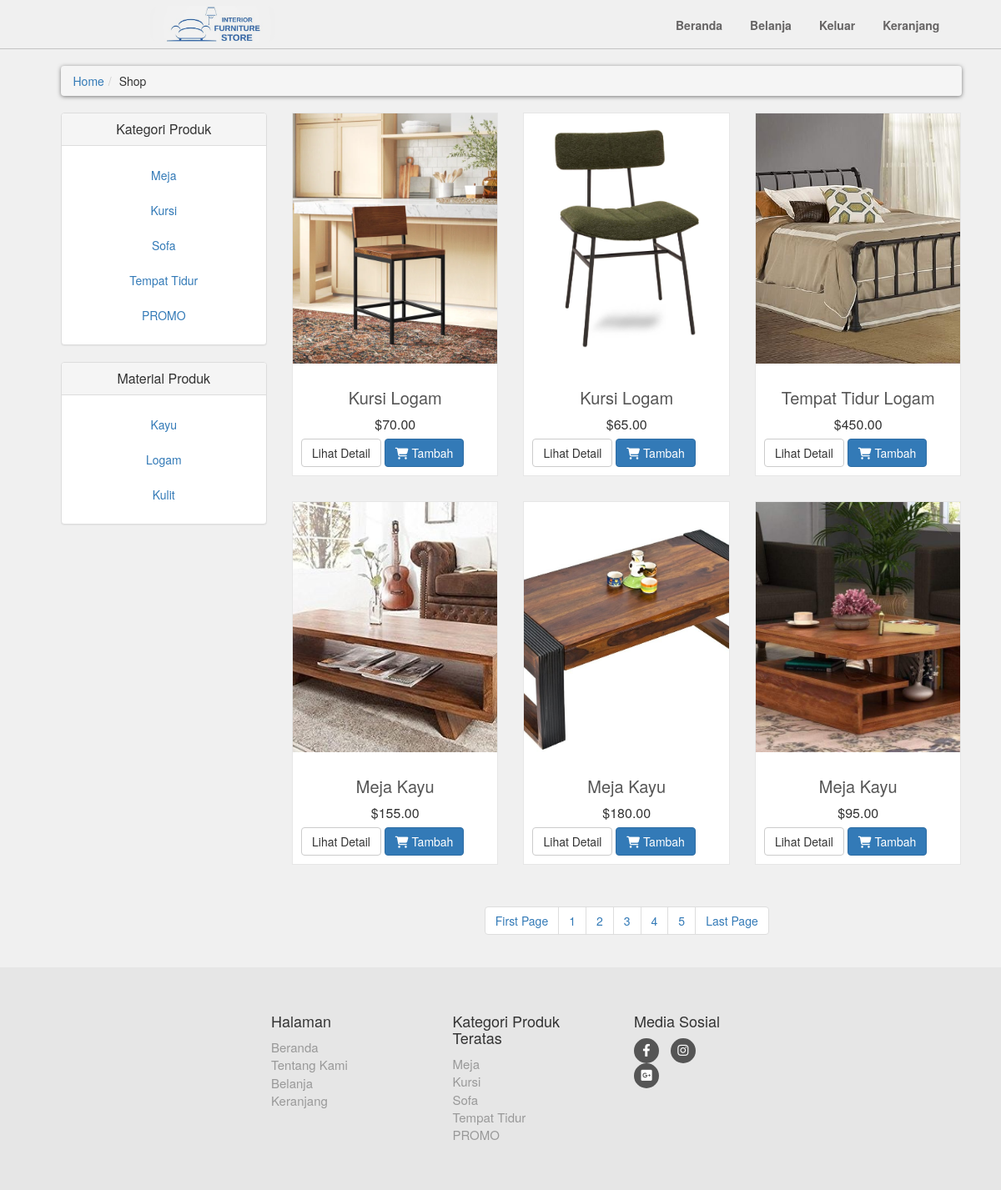
Page /shop.php?page=3 (signed in) on the committed database.
### tables this page shows
CREATE TABLE `product_categories` (
  `p_category_id` int(10) NOT NULL,
  `p_category_title` varchar(50) NOT NULL,
  `p_category_desc` varchar(200) NOT NULL
);

CREATE TABLE `product_material` (
  `p_material_id` int(10) NOT NULL,
  `p_material_title` varchar(50) NOT NULL,
  `p_material_desc` varchar(200) NOT NULL
);

CREATE TABLE `products` (
  `product_id` bigint(8) NOT NULL,
  `p_category_id` int(10) NOT NULL,
  `p_material_id` int(10) NOT NULL,
  `product_title` varchar(50) NOT NULL,
  `product_description` varchar(120) NOT NULL,
  `product_price` decimal(7,2) NOT NULL,
  `product_discount` int(4) NOT NULL,
  `product_image1` text NOT NULL,
  `product_image2` text NOT NULL,
  `product_image3` text NOT NULL
);

### shop.php (the view, shortened to what this page needs)
<?php
    include("includes/header.php");
?>
<div id="content">
    <div class="container">
        <div class="col-md-12">
            <ul class="breadcrumb">
                <li><a href="index.php">Home</a></li>
                <li>Shop</li>
            </ul>
        </div>
        <div class="col-md-3">
            <?php include("includes/sidebar.php"); ?>
        </div>
        <div class="col-md-9">
            <div class="row">
                <?php
                if (!isset($_SESSION['user'])) {
                    echo "<div class='alert alert-warning'>Silakan <a href='login.php'>login</a> terlebih dahulu untuk melihat produk.</div>";
                } else {
                    $per_page = 6;
                    if (isset($_GET['page'])) {
                        $page = $_GET['page'];
                    } else {
                        $page = 1;
                    }
                    $start_from = ($page - 1) * $per_page;
                    $get_products = "SELECT *
                                    FROM products
                                    JOIN product_categories ON products.p_category_id = product_categories.p_category_id
                                    WHERE product_categories.p_category_title != 'SALE'
                                    ORDER BY 1 DESC LIMIT $start_from, $per_page";
                    $run_products = mysqli_query($con, $get_products);
                    while ($row_products = mysqli_fetch_array($run_products)) {
                        $pro_id = $row_products['product_id'];
                        $pro_title = $row_products['product_title'];
                        $pro_price = $row_products['product_price'];
                        $pro_image1 = $row_products['product_image1'];
                        echo "
                            <div class='col-md-4 col-sm-6 center-responsive'>
                                <div class='product'>
                                    <a href='details.php?pro_id=$pro_id'>
                                        <img class='img-responsive' src='product_images/$pro_image1'>
                                    </a>
                                    <div class='text'>
                                        <h3>
                                            <a href='details.php?pro_id=$pro_id'>
                                                $pro_title
                                            </a>
                                        </h3>
                                        <p class='price'>
                                            $$pro_price
                                        </p>
                                        <p class='buttons'>
                                            <a class='btn btn-default' href='details.php?pro_id=$pro_id'>
                                                Lihat Detail
                                            </a>
                                            <a class='btn btn-primary add-to-cart-btn' href='cart.php?pro_id=$pro_id'>
                                                <i class='fa fa-shopping-cart'></i> Tambah
                                            </a>
                                        </p>
                                    </div>
                                </div>
                            </div>
                        ";
                    }
                ?>
            </div>
            <center>
                <ul class="pagination">
                    <?php
                    $query = "SELECT *
                                FROM products
                                JOIN product_categories ON products.p_category_id = product_categories.p_category_id
                                WHERE product_categories.p_category_title != 'SALE'";
                    $result = mysqli_query($con, $query);
                    $total_records = mysqli_num_rows($result);
                    $total_pages = ceil($total_records / $per_page);
                    echo "<li><a href='shop.php?page=1'>First Page</a></li>";
                    for ($i = 1; $i <= $total_pages; $i++) {
                        echo "<li><a href='shop.php?page=$i'>$i</a></li>";
                    };
                    echo "<li><a href='shop.php?page=$total_pages'>Last Page</a></li>";
                    ?>
                </ul>
            </center>
            <?php } ?>
        </div>
    </div>
</div>
<?php
    include("includes/footer.php");
?>
</body>
</html>

### includes/functions.php (shortened to what this page needs)
<?php
$db = mysqli_connect("localhost", "root", "", "joviweb3");
function getPCategories(){
    global $db;
    $get_p_categories = "select * from product_categories";
    $run_p_categories = mysqli_query($db, $get_p_categories);
    while($row_p_categories=mysqli_fetch_array($run_p_categories)){
        $p_category_id = $row_p_categories['p_category_id'];
        $p_category_title = $row_p_categories['p_category_title'];
        if($p_category_title == 'SALE'){
            echo "
                <li>
                    <a style='color:red;' class= 'text-center' href='shop.php?p_categories=$p_category_id'> $p_category_title </a>
                </li>
            ";
        }else
            echo "
            <li>
                <a class= 'text-center' href='shop.php?p_categories=$p_category_id'> $p_category_title </a>
            </li>
        ";}
}
function getMaterial(){
    global $db;
    $get_p_material = "select * from product_material";
    $run_p_material = mysqli_query($db, $get_p_material);
    while($row_p_material=mysqli_fetch_array($run_p_material)){
        $p_material_id = $row_p_material['p_material_id'];
        $p_material_title = $row_p_material['p_material_title'];
        echo "
            <li>
                <a class= 'text-center' href='shop.php?p_material=$p_material_id'> $p_material_title </a>
            </li>
        ";
    }
}
?>

### includes/footer.php (shortened to what this page needs)
<div id="footer">
    <div class="holder">
        <div class="row justify-content-center">
            <div class="col-sm-6 col-md-3">
                <h4>Halaman</h4>
                <ul>
                    <li><a href="index.php">Beranda</a></li>
                    <li><a href="index.php">Tentang Kami</a></li>
                    <?php if(isset($_SESSION['user'])): ?>
                        <li><a href="shop.php">Belanja</a></li>
                        <li><a href="cart.php">Keranjang</a></li>
                    <?php else: ?>
                        <li><a href="login.php">Belanja </a></li>
                        <li><a href="login.php">Keranjang </a></li>
                    <?php endif; ?>
                </ul>
            </div>
            <div class="com-sm-6 col-md-3">
            <h4>Kategori Produk Teratas</h4>
            <ul>
                <?php
                    $get_p_categories = "select * from product_categories";
                    $run_p_categories = mysqli_query($db, $get_p_categories);
                    while($row_p_categories=mysqli_fetch_array($run_p_categories)){
                        $p_category_id = $row_p_categories['p_category_id'];
                        $p_category_title = $row_p_categories['p_category_title'];
                        if(isset($_SESSION['user'])){
                            echo "
                                <li>
                                    <a href ='shop.php?p_categories=$p_category_id'>
                                        $p_category_title
                                    </a>
                                </li>
                            ";
                        }
                    }
                ?>
            </ul>
        </div>
            <div class="col-sm-6 col-md-2">
                <h4>Media Sosial</h4>
                <p class="social">
                    <a href="https://www.facebook.com/IstimewaPremiumFurniture?mibextid=ZbWKwL" class="fa-brands fa-facebook-f"></a>
                    <a href="https://www.instagram.com/istimewa_furniture?igsh=MXNmdjY4ZnE1YmRvNg==" class="fa-brands fa-instagram"></a>
                    <a href="https://www.lalamove.com/id/blog/pengiriman-furniture-rumah-minimalis/" class="fa-brands fa-square-google-plus"></a>
                </p>
            </div>
        </div>
    </div>
</div>

### style/style.css (style rules this page uses)
* { box-sizing: border-box; margin: 0; padding: 0; }
ul, li, dl, ol, p, a, img { margin: 0; padding: 0; }
body { font-size: 14px; line-height: 1.42857143; color: #333333; background-color: #f0f0f0 !important; font-family: 'Roboto', sans-serif; }
.holder { width: 70%; margin: 0 auto; }
img { max-width: 100%; }
#content img { width: 100%; object-fit: cover; max-width: none; min-height: 300px; max-height: 300px; }
#content { padding-left: 25px; }
#content .product { background-color: #ffffff; border: 1px solid #e6e6e6; margin-bottom: 30px; box-sizing: border-box; }
#content .product .text { padding: 10px 10px 0; }
#content .product .text p.price { font-size: 16px; text-align: center; font-weight: 400; margin-bottom: 5px; }
#content .product .text h3 { text-align: center; font-size: 20px; }
#content .product .text h3 a { color: rgb(85, 85, 85); }
.breadcrumb { padding: 8px 15px; margin: 20px 0; background-color: #ffffff; border-radius: 5px; box-shadow: 0px 1px 5px rgba(0, 0, 0, .5); }
#footer { margin-top: 15px; background: #e6e6e6; padding: 45px 0; }
#footer a { color: #999999; text-decoration: none; }
#footer ul { list-style: none; padding-left: 0px; font-size: 15px; }
#footer .social { text-align: left; }
#footer .social a { margin: 0 10px 0 0; display: inline-block; color: #ffffff; width: 30px; height: 30px; border-radius: 15px; line-height: 30px; font-size: 15px; text-align: center; vertical-align: bottom; background-color: #555555; text-decoration: none; }

### rows in the picture
product_categories: p_category_title "Meja"
product_categories: p_category_title "Kursi"
product_categories: p_category_title "Sofa"
product_categories: p_category_title "Tempat Tidur"
product_categories: p_category_title "PROMO"
product_material: p_material_title "Kayu"
product_material: p_material_title "Logam"
product_material: p_material_title "Kulit"
products: product_image1 (picture), product_title "Kursi Logam", product_price "70.00"
products: product_image1 (picture), product_title "Kursi Logam", product_price "65.00"
products: product_image1 (picture), product_title "Tempat Tidur Logam", product_price "450.00"
products: product_image1 (picture), product_title "Meja Kayu", product_price "155.00"
products: product_image1 (picture), product_title "Meja Kayu", product_price "180.00"
products: product_image1 (picture), product_title "Meja Kayu", product_price "95.00"
